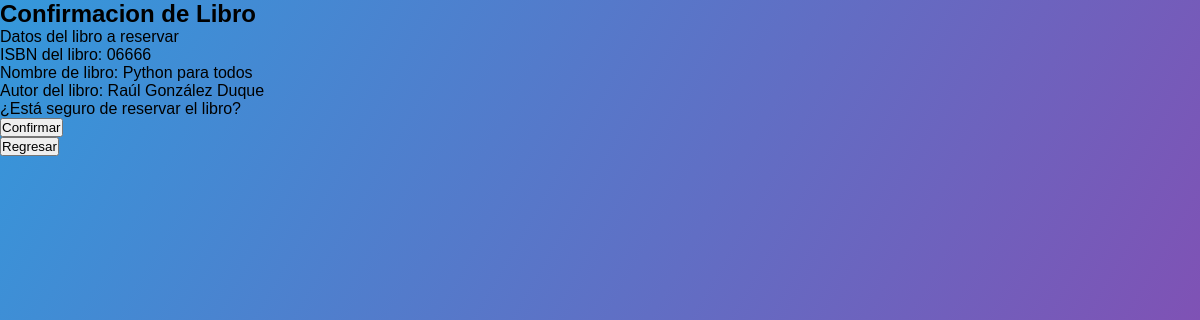
Screenshot of /ReservaLibro.php?idlibro=06666 with the database file from the repository.
### tables this page shows
CREATE TABLE `libro` (
  `ID_ISBN` varchar(5) NOT NULL,
  `Titulo` varchar(75) NOT NULL,
  `Autor` varchar(50) NOT NULL,
  `EnPrestamo` tinyint(1) NOT NULL
);

### ReservaLibro.php (the view, shortened to what this page needs)
<?php
include 'conexion.php';
$link = mysqli_connect($host, $user, $pass) or die("No puede conectarse");
mysqli_select_db($link, $dbname) or die("No se puede seleccionar la base de datos");
$idlibro = $_REQUEST['idlibro'];
$query = "Select * From libro Where Id_ISBN = '$idlibro'";
$result = mysqli_query($link, $query) or die(mysqli_error($link));
$row = mysqli_fetch_array($result);
?>
<!DOCTYPE html>
<html>
    <head>
        <link rel="stylesheet" href="style.css">
    </head>
    <body>
        <h2>Confirmacion de Libro</h2>
        <form action="LibroConfirmado.php" method="post">
            <p>Datos del libro a reservar</p>
			<p>ISBN del libro: <?php echo $row['ID_ISBN'];?></p>
			<p>Nombre de libro: <?php echo $row['Titulo'];?></p>
			<p>Autor del libro: <?php echo $row['Autor'];?></p>
			<p>¿Está seguro de reservar el libro?</p>
            <input type="Submit" value="Confirmar"/>
        </form>
        <form action="PanelUsuario.php" method="post">
            <input type="submit" value="Regresar"/>
        </form>
    </body>
</html>

### style.css (style rules this page uses)
* { margin: 0; padding: 0; text-decoration: none; font-family: 'Montserrat', sans-serif; box-sizing: border-box; }
body { min-height: 100vh; background-image: linear-gradient(120deg,#3498db,#8e44ad); }

### rows the page displays
libro: ID_ISBN "06666", Titulo "Python para todos", Autor "Raúl González Duque"
